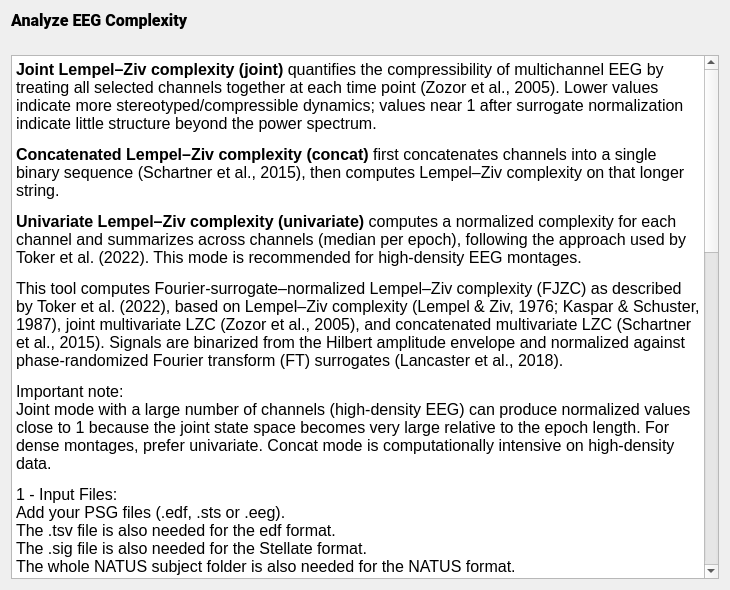
<?xml version="1.0" encoding="UTF-8"?>
<ui version="4.0">
 <class>AnalyzeEEGComplexityDoc</class>
 <widget class="QWidget" name="AnalyzeEEGComplexityDoc">
  <property name="geometry">
   <rect>
    <x>0</x>
    <y>0</y>
    <width>730</width>
    <height>590</height>
   </rect>
  </property>
  <property name="windowTitle">
   <string/>
  </property>
  <property name="styleSheet">
   <string notr="true">font: 12pt &quot;Roboto&quot;;</string>
  </property>
  <layout class="QVBoxLayout" name="verticalLayout">
   <property name="spacing">
    <number>25</number>
   </property>
   <item>
    <widget class="QLabel" name="label">
     <property name="enabled">
      <bool>true</bool>
     </property>
     <property name="font">
      <font>
       <family>Roboto</family>
       <pointsize>12</pointsize>
       <italic>false</italic>
       <bold>false</bold>
      </font>
     </property>
     <property name="text">
      <string>&lt;html&gt;&lt;head/&gt;&lt;body&gt;&lt;p&gt;&lt;span style=&quot; font-weight:700;&quot;&gt;Analyze EEG Complexity&lt;/span&gt;&lt;/p&gt;&lt;/body&gt;&lt;/html&gt;</string>
     </property>
    </widget>
   </item>
   <item>
    <widget class="QTextEdit" name="textEdit">
     <property name="html">
      <string>&lt;!DOCTYPE HTML PUBLIC &quot;-//W3C//DTD HTML 4.0//EN&quot; &quot;http://www.w3.org/TR/REC-html40/strict.dtd&quot;&gt;
&lt;html&gt;&lt;head&gt;&lt;meta name=&quot;qrichtext&quot; content=&quot;1&quot; /&gt;&lt;meta charset=&quot;utf-8&quot; /&gt;&lt;style type=&quot;text/css&quot;&gt;
p, li { white-space: pre-wrap; }
hr { height: 1px; border-width: 0; }
li.unchecked::marker { content: &quot;\2610&quot;; }
li.checked::marker { content: &quot;\2612&quot;; }
&lt;/style&gt;&lt;/head&gt;&lt;body style=&quot; font-family:'Roboto'; font-size:12pt; font-weight:400; font-style:normal;&quot;&gt;
&lt;p style=&quot; margin-top:12px; margin-bottom:12px; margin-left:0px; margin-right:0px; -qt-block-indent:0; text-indent:0px;&quot;&gt;&lt;span style=&quot; font-weight:700;&quot;&gt;Joint Lempel–Ziv complexity (joint)&lt;/span&gt; quantifies the compressibility of multichannel EEG by treating all selected channels together at each time point (Zozor et al., 2005). Lower values indicate more stereotyped/compressible dynamics; values near 1 after surrogate normalization indicate little structure beyond the power spectrum.&lt;/p&gt;
&lt;p style=&quot; margin-top:12px; margin-bottom:12px; margin-left:0px; margin-right:0px; -qt-block-indent:0; text-indent:0px;&quot;&gt;&lt;span style=&quot; font-weight:700;&quot;&gt;Concatenated Lempel–Ziv complexity (concat)&lt;/span&gt; first concatenates channels into a single binary sequence (Schartner et al., 2015), then computes Lempel–Ziv complexity on that longer string.&lt;/p&gt;
&lt;p style=&quot; margin-top:12px; margin-bottom:12px; margin-left:0px; margin-right:0px; -qt-block-indent:0; text-indent:0px;&quot;&gt;&lt;span style=&quot; font-weight:700;&quot;&gt;Univariate Lempel–Ziv complexity (univariate)&lt;/span&gt; computes a normalized complexity for each channel and summarizes across channels (median per epoch), following the approach used by Toker et al. (2022). This mode is recommended for high-density EEG montages.&lt;/p&gt;
&lt;p style=&quot; margin-top:12px; margin-bottom:12px; margin-left:0px; margin-right:0px; -qt-block-indent:0; text-indent:0px;&quot;&gt;This tool computes Fourier-surrogate–normalized Lempel–Ziv complexity (FJZC) as described by Toker et al. (2022), based on Lempel–Ziv complexity (Lempel &amp;amp; Ziv, 1976; Kaspar &amp;amp; Schuster, 1987), joint multivariate LZC (Zozor et al., 2005), and concatenated multivariate LZC (Schartner et al., 2015). Signals are binarized from the Hilbert amplitude envelope and normalized against phase-randomized Fourier transform (FT) surrogates (Lancaster et al., 2018).&lt;/p&gt;
&lt;p style=&quot; margin-top:12px; margin-bottom:12px; margin-left:0px; margin-right:0px; -qt-block-indent:0; text-indent:0px;&quot;&gt;Important note:&lt;br /&gt;Joint mode with a large number of channels (high-density EEG) can produce normalized values close to 1 because the joint state space becomes very large relative to the epoch length. For dense montages, prefer univariate. Concat mode is computationally intensive on high-density data.&lt;/p&gt;
&lt;p style=&quot; margin-top:12px; margin-bottom:12px; margin-left:0px; margin-right:0px; -qt-block-indent:0; text-indent:0px;&quot;&gt;1 - Input Files:&lt;br /&gt;Add your PSG files (.edf, .sts or .eeg).&lt;br /&gt;The .tsv file is also needed for the edf format.&lt;br /&gt;The .sig file is also needed for the Stellate format.&lt;br /&gt;The whole NATUS subject folder is also needed for the NATUS format.&lt;br /&gt;Select the montage and the EEG channels to include in the analysis.&lt;/p&gt;
&lt;p style=&quot; margin-top:12px; margin-bottom:12px; margin-left:0px; margin-right:0px; -qt-block-indent:0; text-indent:0px;&quot;&gt;2 - Events Exclusion:&lt;br /&gt;Select events to discard from the analysis (i.e. artefacts previously detected and saved in the accessory file).&lt;/p&gt;
&lt;p style=&quot; margin-top:12px; margin-bottom:12px; margin-left:0px; margin-right:0px; -qt-block-indent:0; text-indent:0px;&quot;&gt;Important note:&lt;br /&gt;Complexity analysis should be performed on brain EEG channels. Any channels marked with the annotation group &amp;quot;art_inspector&amp;quot; and the name &amp;quot;art_channel&amp;quot; or &amp;quot;non_brain&amp;quot; will be automatically excluded from the analysis when that exclusion is configured in the process.&lt;/p&gt;
&lt;p style=&quot; margin-top:12px; margin-bottom:12px; margin-left:0px; margin-right:0px; -qt-block-indent:0; text-indent:0px;&quot;&gt;3 - Annotation Selection:&lt;br /&gt;Choose the recording scope for the analysis:&lt;/p&gt;
&lt;ul style=&quot;margin-top: 0px; margin-bottom: 0px; margin-left: 0px; margin-right: 0px; -qt-list-indent: 1;&quot;&gt;
&lt;li style=&quot; margin-top:12px; margin-bottom:0px; margin-left:0px; margin-right:0px; -qt-block-indent:0; text-indent:0px;&quot;&gt;Sleep Stages to analyze specific stages&lt;/li&gt;
&lt;li style=&quot; margin-top:0px; margin-bottom:0px; margin-left:0px; margin-right:0px; -qt-block-indent:0; text-indent:0px;&quot;&gt;Unscored to analyze the full recording or a chosen time segment&lt;/li&gt;
&lt;li style=&quot; margin-top:0px; margin-bottom:12px; margin-left:0px; margin-right:0px; -qt-block-indent:0; text-indent:0px;&quot;&gt;Specific Annotations to base the analysis on event markers&lt;/li&gt;&lt;/ul&gt;
&lt;p style=&quot; margin-top:12px; margin-bottom:12px; margin-left:0px; margin-right:0px; -qt-block-indent:0; text-indent:0px;&quot;&gt;If the analysis is performed on specific annotations, select them in this step.&lt;/p&gt;
&lt;p style=&quot; margin-top:12px; margin-bottom:12px; margin-left:0px; margin-right:0px; -qt-block-indent:0; text-indent:0px;&quot;&gt;4 - Complexity Settings:&lt;br /&gt;Define the complexity mode (joint, concat, or univariate; default: joint).&lt;br /&gt;Specify the epoch length and epoch overlap (in seconds).&lt;/p&gt;
&lt;p style=&quot; margin-top:12px; margin-bottom:12px; margin-left:0px; margin-right:0px; -qt-block-indent:0; text-indent:0px;&quot;&gt;note:&lt;br /&gt;Epochs that contain rejected artefacts (NaN/Inf) or are entirely flat/zero are excluded before complexity is computed.&lt;br /&gt;Concat mode can be substantially slower than joint or univariate on high-density EEG.&lt;/p&gt;
&lt;p style=&quot; margin-top:12px; margin-bottom:12px; margin-left:0px; margin-right:0px; -qt-block-indent:0; text-indent:0px;&quot;&gt;References:&lt;br /&gt;[1] Lempel, A., &amp;amp; Ziv, J. (1976). On the complexity of finite sequences. IEEE Transactions on Information Theory, 22(1), 75–81. &lt;a href=&quot;https://doi.org/10.1109/TIT.1976.1055501&quot;&gt;&lt;span style=&quot; text-decoration: underline; color:#003e92;&quot;&gt;https://doi.org/10.1109/TIT.1976.1055501&lt;/span&gt;&lt;/a&gt;&lt;/p&gt;
&lt;p style=&quot; margin-top:12px; margin-bottom:12px; margin-left:0px; margin-right:0px; -qt-block-indent:0; text-indent:0px;&quot;&gt;[2] Kaspar, F., &amp;amp; Schuster, H. G. (1987). Easily calculable measure for the complexity of spatiotemporal patterns. Physical Review A, 36(2), 842–848. &lt;a href=&quot;https://doi.org/10.1103/PhysRevA.36.842&quot;&gt;&lt;span style=&quot; text-decoration: underline; color:#003e92;&quot;&gt;https://doi.org/10.1103/PhysRevA.36.842&lt;/span&gt;&lt;/a&gt;&lt;/p&gt;
&lt;p style=&quot; margin-top:12px; margin-bottom:12px; margin-left:0px; margin-right:0px; -qt-block-indent:0; text-indent:0px;&quot;&gt;[3] Zozor, S., Ravier, P., &amp;amp; Buttelli, O. (2005). On Lempel–Ziv complexity for multidimensional data analysis. Physica A, 345(1–2), 285–302. &lt;a href=&quot;https://doi.org/10.1016/j.physa.2004.07.024&quot;&gt;&lt;span style=&quot; text-decoration: underline; color:#003e92;&quot;&gt;https://doi.org/10.1016/j.physa.2004.07.024&lt;/span&gt;&lt;/a&gt;&lt;/p&gt;
&lt;p style=&quot; margin-top:12px; margin-bottom:12px; margin-left:0px; margin-right:0px; -qt-block-indent:0; text-indent:0px;&quot;&gt;[4] Schartner, M., Seth, A., Noirhomme, Q., Boly, M., Bruno, M.-A., Laureys, S., &amp;amp; Barrett, A. (2015). Complexity of multi-dimensional spontaneous EEG decreases during propofol-induced general anaesthesia. PLoS ONE, 10(8), e0133532. &lt;a href=&quot;https://doi.org/10.1371/journal.pone.0133532&quot;&gt;&lt;span style=&quot; text-decoration: underline; color:#003e92;&quot;&gt;https://doi.org/10.1371/journal.pone.0133532&lt;/span&gt;&lt;/a&gt;&lt;/p&gt;
&lt;p style=&quot; margin-top:12px; margin-bottom:12px; margin-left:0px; margin-right:0px; -qt-block-indent:0; text-indent:0px;&quot;&gt;[5] Toker, D., Pappas, I., Lendner, J. D., Frohlich, J., Mateos, D. M., Mofakham, S., … &amp;amp; Monti, M. M. (2022). Consciousness is supported by near-critical slow cortical electrodynamics. Proceedings of the National Academy of Sciences, 119(7), e2024455119. &lt;a href=&quot;https://doi.org/10.1073/pnas.2024455119&quot;&gt;&lt;span style=&quot; text-decoration: underline; color:#003e92;&quot;&gt;https://doi.org/10.1073/pnas.2024455119&lt;/span&gt;&lt;/a&gt;&lt;/p&gt;
&lt;p style=&quot; margin-top:12px; margin-bottom:12px; margin-left:0px; margin-right:0px; -qt-block-indent:0; text-indent:0px;&quot;&gt;[6] Lancaster, G., Iatsenko, D., Pidde, A., Ticcinelli, V., &amp;amp; Stefanovska, A. (2018). Surrogate data for hypothesis testing of physical systems. Physics Reports, 748, 1–60. &lt;a href=&quot;https://doi.org/10.1016/j.physrep.2018.06.001&quot;&gt;&lt;span style=&quot; text-decoration: underline; color:#003e92;&quot;&gt;https://doi.org/10.1016/j.physrep.2018.06.001&lt;/span&gt;&lt;/a&gt;&lt;/p&gt;&lt;/body&gt;&lt;/html&gt;</string>
     </property>
    </widget>
   </item>
  </layout>
 </widget>
 <resources>
  <include location="../../../../../snooz-toolbox/src/main/python/ui/themes/themes.qrc"/>
 </resources>
 <connections/>
</ui>
